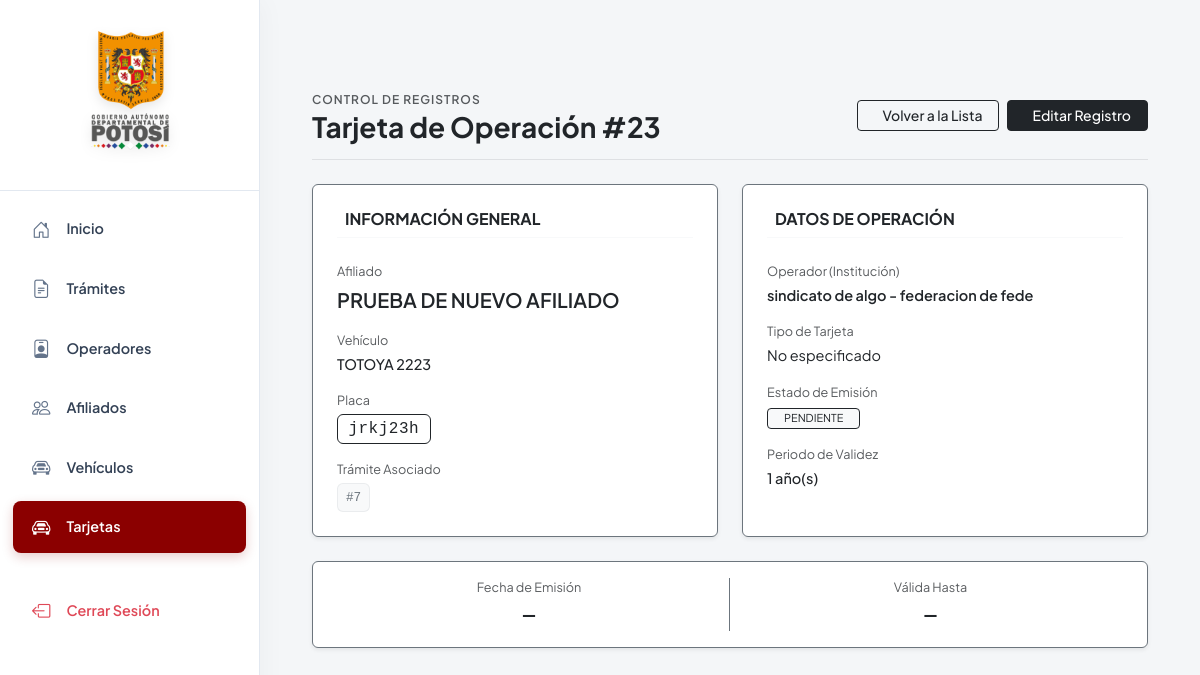
Screenshot of /tarjeta/detalle/23/ (signed in) with the database file from the repository.
### apps/tarjeta_de_operacion/models.py (models this page shows, shortened)
class TarjetaDeOperacion(models.Model):
    ESTADO = (
        ('p', 'PENDIENTE'),
        ('e', 'EMITIDA'),
        ('v', 'VENCIDA'),
    )
    estado = models.CharField(max_length=1, choices=ESTADO, default='p')
    tramite = models.ForeignKey(
        Tramite,
        on_delete=models.CASCADE,
        related_name='tarjeta_tramite'
    )
    operador = models.ForeignKey(
        Operador,
        on_delete=models.PROTECT,
        related_name='tarjeta_operador'
    )
    afiliado = models.ForeignKey(
        Afiliado,
        on_delete=models.PROTECT,
        related_name='tarjeta_afiliado'
    )
    vehiculo = models.ForeignKey(
        Vehiculo,
        on_delete=models.PROTECT,
        related_name='tarjeta_vehiculo'
    )
    ruta = models.TextField()
    licencia = models.CharField(max_length=100)
    validez = models.PositiveIntegerField(default=1)
    monto = models.DecimalField(max_digits=8, decimal_places=2, default=40.00)
    fecha_registro = models.DateTimeField(auto_now_add=True)
    fecha_emision = models.DateField(blank=True, null=True)
    valida_hasta = models.DateField(blank=True, null=True)

### apps/afiliado/models.py (models this page shows, shortened)
class Afiliado(models.Model):
    operador = models.ForeignKey(
        Operador,
        on_delete=models.PROTECT,
        related_name='afiliado_operador'
    )
    nombre_completo = models.CharField(max_length=500)
    fecha_registro = models.DateTimeField(auto_now_add=True)

### apps/vehiculo/models.py (models this page shows, shortened)
class Vehiculo(models.Model):
    TRANSPORTE = (
        ('p', 'PASAJEROS'),
        ('c', 'CARGA'),
    )
    afiliado = models.ForeignKey(
        Afiliado,
        on_delete=models.PROTECT,
        related_name='vehiculo_afiliado'
    )
    marca = models.ForeignKey(
        MarcaVehiculo,
        on_delete=models.PROTECT,
        related_name='vehiculo_marca'
    )
    tipo = models.ForeignKey(
        TipoVehiculo,
        on_delete=models.PROTECT,
        related_name='vehiculo_tipo'
    )
    propietario = models.CharField(max_length=500, blank=True)
    transporte = models.CharField(max_length=20, choices=TRANSPORTE)
    modelo = models.PositiveIntegerField()
    placa = models.CharField(max_length=7, unique=True)
    chasis = models.CharField(max_length=100, unique=True)
    capacidad = models.CharField(max_length=20)
    fecha_registro = models.DateTimeField(auto_now_add=True)

class MarcaVehiculo(models.Model):
    nombre = models.CharField(max_length=100)
    fecha_registro = models.DateTimeField(auto_now_add=True)
    def __str__(self):
        return self.nombre

### apps/tramite/models.py (models this page shows, shortened)
class Tramite(models.Model):
    TIPO = (
        ('o', 'Otorgación Nueva de Tarjetas de Operación'),
        ('r', 'Renovación de Tarjetas de Operación'),
    )
    ESTADO = (
        ('p', 'PENDIENTE'),
        ('v', 'VALIDO'),
        ('o', 'OBSERVADO'),
    )
    LICENCIA = (
        ('l1','InterProvincial'),
        ('l2','Interprov.ATL'),
        ('l3','Interprov.Confederado'),
        ('l4','Interprov.Confe.SCZ'),
        ('l5','Interprov.Cooperativas'),
    )
    tipo = models.CharField(max_length=1, choices=TIPO)
    estado = models.CharField(max_length=1, choices=ESTADO, default='p')
    segunda_revicion = models.CharField(max_length=1, choices=ESTADO, default='p')
    licencia = models.CharField(max_length=2, choices=LICENCIA)
    usuario = models.ForeignKey(
        settings.AUTH_USER_MODEL,
        on_delete=models.CASCADE,
        related_name='tramite_usuario'
    )
    operador = models.ForeignKey(
        Operador,
        on_delete=models.PROTECT,
        related_name="tramite_operador"
    )
    informe_tecnico = models.FileField(
        upload_to='informes_tecnicos/',
        blank=True,
        null=True,
        validators=[FileExtensionValidator(allowed_extensions=['pdf', 'jpg', 'jpeg', 'png'])],
    )
    informe_legal = models.FileField(
        upload_to='informes_legales/',
        blank=True,
        null=True,
        validators=[FileExtensionValidator(allowed_extensions=['pdf', 'jpg', 'jpeg', 'png'])]
    )
    resolucion_administrativa = models.FileField(
        upload_to='resolucion_administrativa/',
        blank=True,
        null=True,
        validators=[FileExtensionValidator(allowed_extensions=['pdf', 'jpg', 'jpeg', 'png'])]
    )
    numero = models.PositiveIntegerField(unique=True)
    deposito = models.BooleanField(default=False)
    fojas = models.PositiveIntegerField(blank=True, null=True)
    rutas = models.TextField()
    observacion = models.TextField(blank=True, null=True)
    fecha_registro = models.DateTimeField(auto_now_add=True)
    banco = models.CharField(max_length=100, blank=True, null=True, default='BANCO UNION')
    cuenta = models.CharField(max_length=50, blank=True, null=True, default='1-6024553')
    encargado_firma_1 = models.CharField(max_length=100, blank=True, null=True, default='Abog. Heber Rodriguez Flores')
    area_firma_1 = models.CharField(max_length=100, blank=True, null=True, default='SECRETARIO DEPARTAMENTAL DE JURÍDICA')
    encargado_firma_2 = models.CharField(max_length=100, blank=True, null=True, default='Oscar Mendoza Mamani')
    area_firma_2 = models.CharField(max_length=100, blank=True, null=True, default='SECRETARIO DEPARTAMENTAL DE COORDINACIÓN GENERAL')

### apps/operador/models.py (models this page shows, shortened)
class Operador(models.Model):
    organizacion = models.ForeignKey(
        'Organizacion',
        on_delete=models.PROTECT,
        related_name='operador_organizacion'
    )
    federacion = models.ForeignKey(
        'Federacion',
        on_delete=models.PROTECT,
        related_name='operador_federacion'
    )
    fecha_registro = models.DateTimeField(auto_now_add=True)
    def __str__(self):
        return f"{self.organizacion.nombre} - {self.federacion.nombre}"

class Organizacion(models.Model):
    nombre = models.CharField(max_length=500)
    fecha_registro = models.DateTimeField(auto_now_add=True)

class Federacion(models.Model):
    nombre = models.CharField(max_length=500)
    fecha_registro = models.DateTimeField(auto_now_add=True)

### apps/tarjeta_de_operacion/views.py (the view)
# urls.py: path('tarjeta/detalle/<int:id_tarjeta>/', views.detalle_tarjeta, name='detalle_tarjeta'),
@login_required
@user_passes_test(es_admin, login_url='/', redirect_field_name=None)
def detalle_tarjeta(request: HttpRequest, id_tarjeta: int) -> HttpResponse:
    tarjeta = get_object_or_404(
        TarjetaDeOperacion.objects.select_related(
            'vehiculo', 'afiliado', 'operador', 'tramite'
        ),
        id=id_tarjeta
    )
    contexto = {
        'tarjeta': tarjeta,
    }
    return render(request, 'tarjeta/detalle.html', contexto)

### apps/usuario/permisos.py (called while the page is built)
def es_admin(user):
    return user.is_authenticated and user.rol in ['sa', 'a']

### templates/tarjeta/detalle.html (shortened to what this page needs)
{% extends 'base.html' %}
{% block content %}
<div class="container my-5" style="max-width: 1000px;">
    <div class="d-flex flex-column flex-md-row justify-content-between align-items-md-center gap-3 pb-3 mb-4 border-bottom border-dark border-opacity-10">
        <div>
            <span class="text-muted text-uppercase small tracking-wider fw-semibold" style="font-size: 0.75rem; letter-spacing: 1px;">Control de Registros</span>
            <h2 class="text-dark fw-bold m-0 fs-3">Tarjeta de Operación #{{ tarjeta.id }}</h2>
        </div>
        <div class="d-flex gap-2">
            <a href="{% url 'tarjeta:lista_tarjetas' %}" class="btn btn-outline-dark btn-sm px-3 fw-medium">
                Volver a la Lista
            </a>
            <a href="{% url 'tarjeta:editar_tarjeta' tarjeta.id %}" class="btn btn-dark btn-sm px-3 fw-medium">
                Editar Registro
            </a>
        </div>
    </div>
    <div class="row g-4">
        <div class="col-md-6">
            <div class="card border border-secondary border-opacity-15 shadow-sm h-100 bg-white">
                <div class="card-body p-4">
                    <div class="d-flex align-items-center gap-2 mb-4 pb-2 border-bottom border-light">
                        <h5 class="m-0 fw-bold text-dark fs-6 text-uppercase tracking-wide" style="font-size: 0.85rem;">Información General</h5>
                    </div>
                    <div class="d-flex flex-column gap-3">
                        <div>
                            <span class="d-block text-muted small fw-normal mb-1">Afiliado</span>
                            <span class="fw-semibold text-dark fs-5">{{ tarjeta.afiliado.nombre_completo }}</span>
                        </div>
                        <div>
                            <span class="d-block text-muted small fw-normal mb-1">Vehículo</span>
                            <span class="text-dark fw-medium">{{ tarjeta.vehiculo.marca|default:"N/A" }} {{ tarjeta.vehiculo.modelo|default:"" }}</span>
                        </div>
                        <div>
                            <span class="d-block text-muted small fw-normal mb-1">Placa</span>
                            <span class="badge border border-dark text-dark font-monospace px-2.5 py-1.5 fs-6 fw-normal bg-white" style="letter-spacing: 0.5px;">
                                {{ tarjeta.vehiculo.placa }}
                            </span>
                        </div>
                        <div>
                            <span class="d-block text-muted small fw-normal mb-1">Trámite Asociado</span>
                            <span class="text-secondary font-monospace bg-light px-2 py-1 rounded small border border-secondary border-opacity-10 d-inline-block">
                                #{{ tarjeta.tramite.id|default:"Sin trámite" }}
                            </span>
                        </div>
                    </div>
                </div>
            </div>
        </div>
        <div class="col-md-6">
            <div class="card border border-secondary border-opacity-15 shadow-sm h-100 bg-white">
                <div class="card-body p-4">
                    <div class="d-flex align-items-center gap-2 mb-4 pb-2 border-bottom border-light">
                        <h5 class="m-0 fw-bold text-dark fs-6 text-uppercase tracking-wide" style="font-size: 0.85rem;">Datos de Operación</h5>
                    </div>
                    <div class="d-flex flex-column gap-3">
                        <div>
                            <span class="d-block text-muted small fw-normal mb-1">Operador (Institución)</span>
                            <span class="fw-semibold text-dark">{{ tarjeta.operador }}</span>
                        </div>
                        <div>
                            <span class="d-block text-muted small fw-normal mb-1">Tipo de Tarjeta</span>
                            <span class="text-dark">{{ tarjeta.get_tipo_tarjeta_display|default:"No especificado" }}</span>
                        </div>
                        <div>
                            <span class="d-block text-muted small fw-normal mb-1">Estado de Emisión</span>
                            {% if tarjeta.estado == 'e' %}
                                <span class="badge bg-dark text-white fw-normal px-3 py-1.5 rounded-1 border border-dark">
                                    <i class="fas fa-check-circle me-1.5 small"></i> {{ tarjeta.get_estado_display }}
                                </span>
                            {% else %}
                                <span class="badge bg-light text-dark border border-dark border-opacity-20 fw-normal px-3 py-1.5 rounded-1">
                                     {{ tarjeta.get_estado_display }}
                                </span>
                            {% endif %}
                        </div>
                        <div>
                            <span class="d-block text-muted small fw-normal mb-1">Periodo de Validez</span>
                            <span class="text-dark fw-medium">{{ tarjeta.validez }} año(s)</span>
                        </div>
                    </div>
                </div>
            </div>
        </div>
        <div class="col-12">
            <div class="card border border-secondary border-opacity-15 shadow-sm bg-white">
                <div class="card-body p-4 py-3">
                    <div class="row text-center g-3">
                        <div class="col-6 border-end border-secondary border-opacity-15">
                            <span class="text-muted small d-block mb-1">Fecha de Emisión</span>
                            <span class="fs-5 fw-bold text-dark font-monospace">{{ tarjeta.fecha_emision|default:"—" }}</span>
                        </div>
                        <div class="col-6">
                            <span class="text-muted small d-block mb-1">Válida Hasta</span>
                            <span class="fs-5 fw-bold text-dark font-monospace">{{ tarjeta.valida_hasta|default:"—" }}</span>
                        </div>
                    </div>
                </div>
            </div>
        </div>
    </div>
</div>
{% endblock %}

### templates/base.html (style rules this page uses)
:root { --primary: #8b0000; --primary-dark: #660000; --secondary: #c5a059; --tertiary: #c5a059; --bg-body: #f4f6f8; --bg-sidebar: #ffffff; --bg-surface: #ffffff; --text-main: #334155; --text-muted: #64748b; --border-color: #e2e8f0; --white: #ffffff; }
body { background-color: var(--bg-body); font-family: 'Plus Jakarta Sans', sans-serif; font-size: 14.5px; color: var(--text-main); min-height: 100vh; }

### rows the page displays
TarjetaDeOperacion: id "23", afiliado.nombre_completo "PRUEBA DE NUEVO AFILIADO", vehiculo.marca "TOTOYA", vehiculo.modelo "2223", vehiculo.placa "jrkj23h", tramite.id "7", operador "sindicato de algo - federacion de fede", estado "PENDIENTE", validez "1", fecha_emision "—", valida_hasta "—"

### other values shown
{{ tarjeta.get_tipo_tarjeta_display|default:"No especificado" }} "No especificado"
